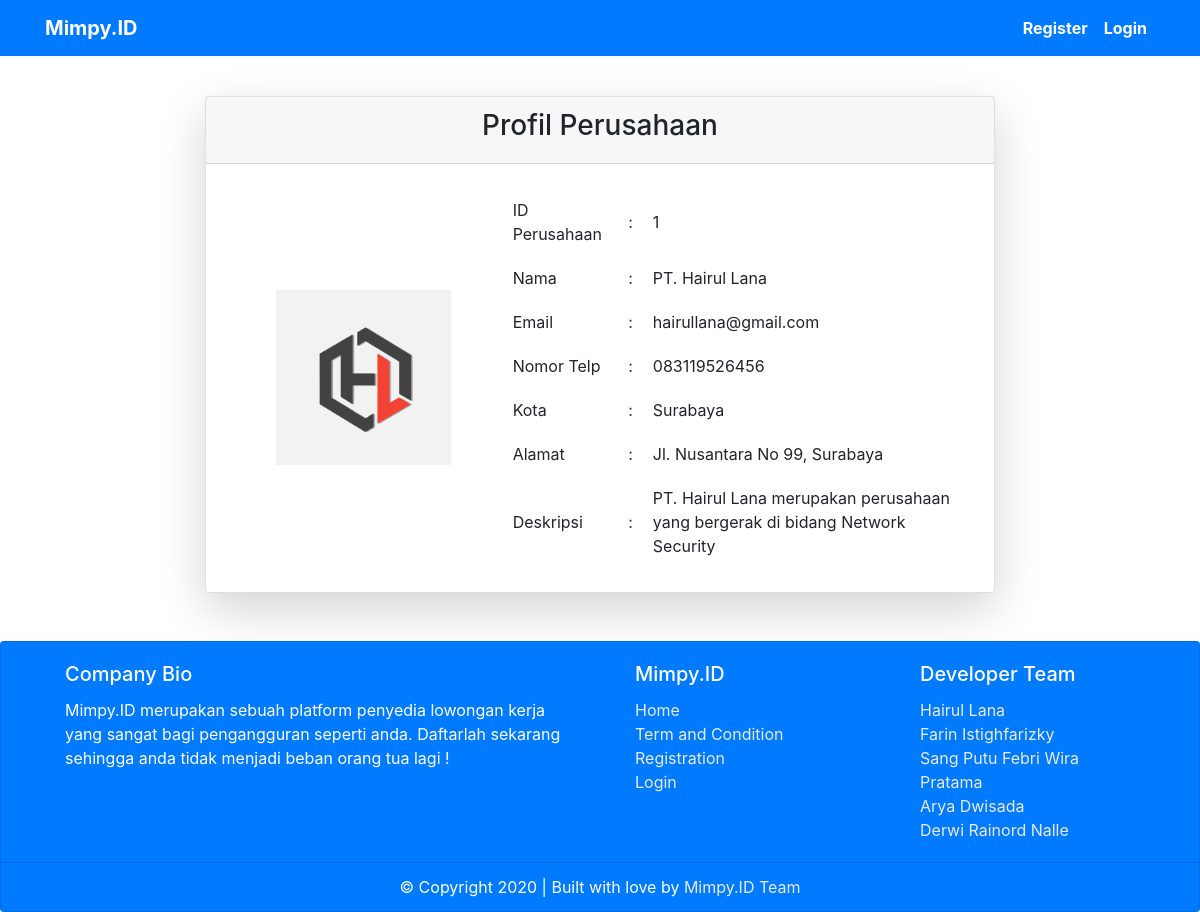
The app's page /perusahaan.php?id=1, older data.
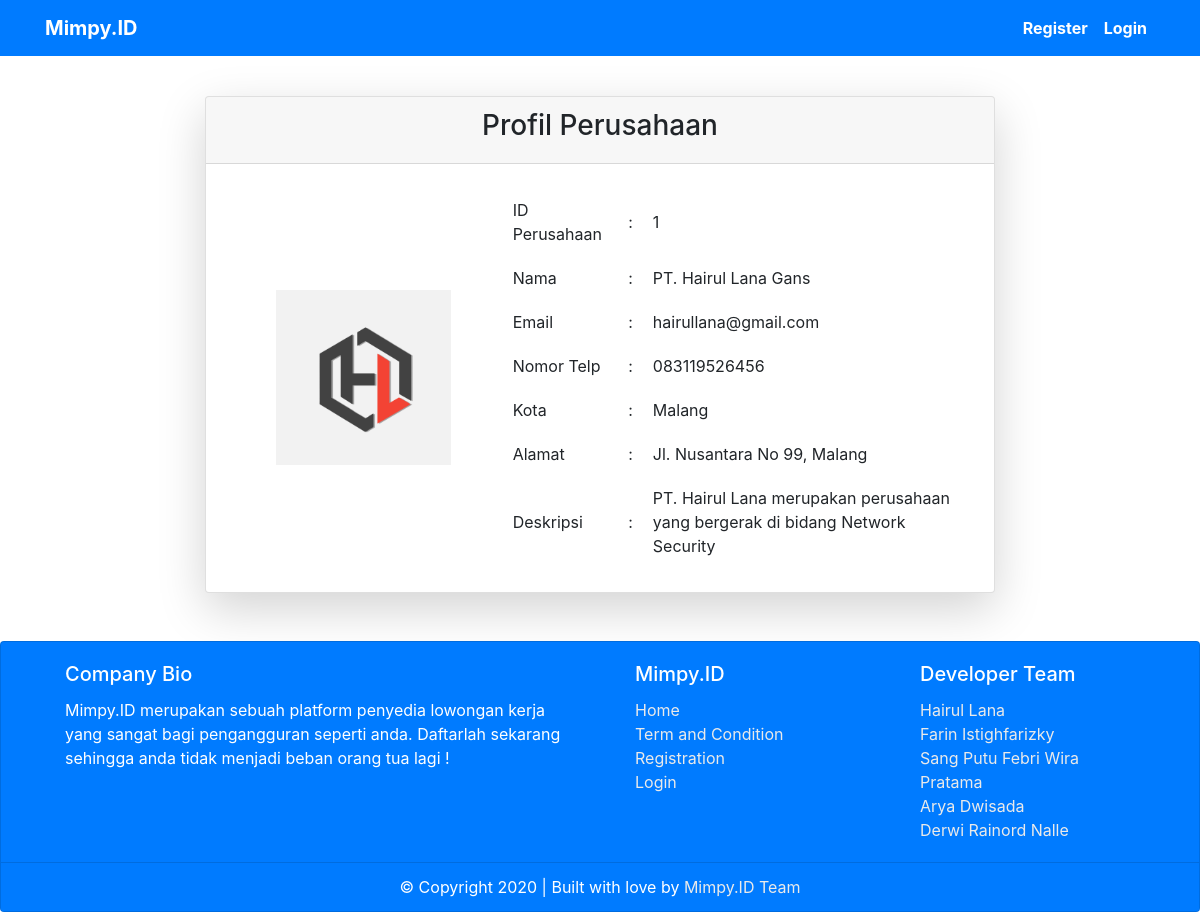
The same page, newer data.
### tables this page shows
CREATE TABLE `perusahaan` (
  `id` int(11) NOT NULL,
  `nama` varchar(50) NOT NULL,
  `email` varchar(50) NOT NULL,
  `telp` varchar(20) NOT NULL,
  `kota` varchar(30) NOT NULL,
  `alamat` varchar(100) NOT NULL,
  `deskripsi` varchar(512) NOT NULL,
  `foto` text NOT NULL,
  `password` varchar(255) NOT NULL
);

### perusahaan.php (the view, shortened to what this page needs)
<?php
require "db.php";
$id = $_GET["id"];
$perusahaan = mysqli_fetch_assoc(mysqli_query($db,"SELECT * from perusahaan where id = $id"));
?>
<!DOCTYPE html>
<html lang="en">
<head>
    <?php require "headtags.php" ?>
</head>
<body>
    <?php require "navbar.php" ?>
    <div class="row">
        <div class="col-md-8 offset-md-2">
            <div class="card shadow-lg mt-5">
                <div class="card-header">
                    <h3 class="text-center">Profil Perusahaan</h3>
                </div>
                <div class="card-body ml-4 p-4">
                    <div class="row">
                        <div class="col-md-4 text-center my-auto">
                            <img src="assets/perusahaan/<?= $perusahaan['foto']?>" class="img-fluid" style="max-width:80%;height:auto" alt="">
                        </div>
                        <div class="col-md-8">
                            <table cellpadding=10px>
                                <tr>
                                    <td>ID Perusahaan</td>
                                    <td>:</td>
                                    <td><?= $perusahaan["id"] ?></td>
                                </tr>
                                <tr>
                                    <td>Nama</td>
                                    <td>:</td>
                                    <td><?= $perusahaan["nama"] ?></td>
                                </tr>
                                <tr>
                                    <td>Email</td>
                                    <td>:</td>
                                    <td><?= $perusahaan["email"] ?></td>
                                </tr>
                                <tr>
                                    <td>Nomor Telp</td>
                                    <td>:</td>
                                    <td><?= $perusahaan["telp"] ?></td>
                                </tr>
                                <tr>
                                    <td>Kota</td>
                                    <td>:</td>
                                    <td><?= $perusahaan["kota"] ?></td>
                                </tr>
                                <tr>
                                    <td>Alamat</td>
                                    <td>:</td>
                                    <td><?= $perusahaan["alamat"] ?></td>
                                </tr>
                                <tr>
                                    <td>Deskripsi</td>
                                    <td>:</td>
                                    <td><?= $perusahaan["deskripsi"] ?></td>
                                </tr>
                            </table>
                        </div>
                    </div>
                </div>
            </div>
        </div>
    </div>
    <?php require "footer.php" ?>
</body>
</html>

### headtags.php (shortened to what this page needs)
<link rel="stylesheet" href="assets/css/bootstrap.css">
<link rel="stylesheet" href="assets/css/mimpy.id.css">
<link rel="stylesheet" href="assets/sweetalert2/sweetalert2.min.css">

### navbar.php (shortened to what this page needs)
<div class="row">
    <div class="col mb-5">
        <?php if (isset($_SESSION["admin"])) : ?>
            <nav class="navbar navbar-expand-lg navbar-dark bg-primary fixed-top">
                <div class="container">
                    <a class="navbar-brand" href="/mimpy.id">Mimpy.ID</a>
                    <button class="navbar-toggler" type="button" data-toggle="collapse" data-target="#navbarSupportedContent" aria-controls="navbarSupportedContent" aria-expanded="false" aria-label="Toggle navigation">
                        <span class="navbar-toggler-icon"></span>
                    </button>
                    <div class="collapse navbar-collapse" id="navbarSupportedContent">
                        <ul class="navbar-nav mr-auto"></ul>
                        <ul class="navbar-nav">
                            <li class="nav-item">
                                <a class="nav-link active" href="profil.php">Admin</a>
                            </li>
                            <li class="nav-item">
                                <a class="nav-link active" href="logout.php">Logout</a>
                            </li>
                        </ul>
                    </div>
                </div>
            </nav>
        <?php else : ?>
            <nav class="navbar navbar-expand-lg navbar-dark bg-primary fixed-top">
                <div class="container">
                    <a class="navbar-brand" href="/mimpy.id">Mimpy.ID</a>
                    <div class="collapse navbar-collapse" id="navbarSupportedContent">
                        <ul class="navbar-nav">
                            <li class="nav-item">
                                <a class="nav-link active" href="registrasi.php">Register</a>
                            </li>
                            <li class="nav-item">
                                <a class="nav-link active" href="login.php">Login</a>
                            </li>
                        </ul>
                    </div>
                </div>
            </nav>
        <?php endif; ?>
    </div>
</div>

### footer.php (shortened to what this page needs)
<div class="card mt-5 bg-primary text-white">
    <div class="container">
        <div class="row">
            <div class="col-md-6">
                <div class="card-body">
                    <h5 class="card-title">Company Bio</h5>
                    <p class="card-text">Mimpy.ID merupakan sebuah platform penyedia lowongan kerja yang sangat bagi pengangguran seperti anda. Daftarlah sekarang sehingga anda tidak menjadi beban orang tua lagi !</p>
                </div>
            </div>
            <div class="col-md-3">
                <div class="card-body">
                    <h5 class="card-title">Mimpy.ID</h5>
                    <p class="card-text">
                        <a href="/mimpy.id" class="link-footer">Home</a><br>
                        <a href="terms.php" class="link-footer">Term and Condition</a><br>
                        <a href="registrasi.php" class="link-footer">Registration</a><br>
                        <a href="login.php" class="link-footer">Login</a>
                    </p>
                </div>
            </div>
            <div class="col-md-3">
                <div class="card-body">
                    <h5 class="card-title">Developer Team</h5>
                    <p class="card-text">
                        <a href="#" class="link-footer">Hairul Lana</a><br>
                        <a href="#" class="link-footer">Farin Istighfarizky</a><br>
                        <a href="#" class="link-footer">Sang Putu Febri Wira Pratama</a><br>
                        <a href="#" class="link-footer">Arya Dwisada</a><br>
                        <a href="#" class="link-footer">Derwi Rainord Nalle</a>
                    </p>
                </div>
            </div>
        </div>
    </div>
    <div class="card-footer bg-primary text-white text-center">
        &copy; Copyright 2020 | Built with love by <a href="#" class="link-footer">Mimpy.ID Team</a>
    </div>
</div>

### assets/css/mimpy.id.css (style rules this page uses)
.navbar a { font-weight: bold; }
.link-footer { color: #eaeaea; }

Row changes from the older to the newer data that the page shows:
changed perusahaan "hairullana@gmail.com": nama "PT. Hairul Lana" → "PT. Hairul Lana Gans"; kota "Surabaya" → "Malang"; alamat "Jl. Nusantara No 99, Surabaya" → "Jl. Nusantara No 99, Malang"
